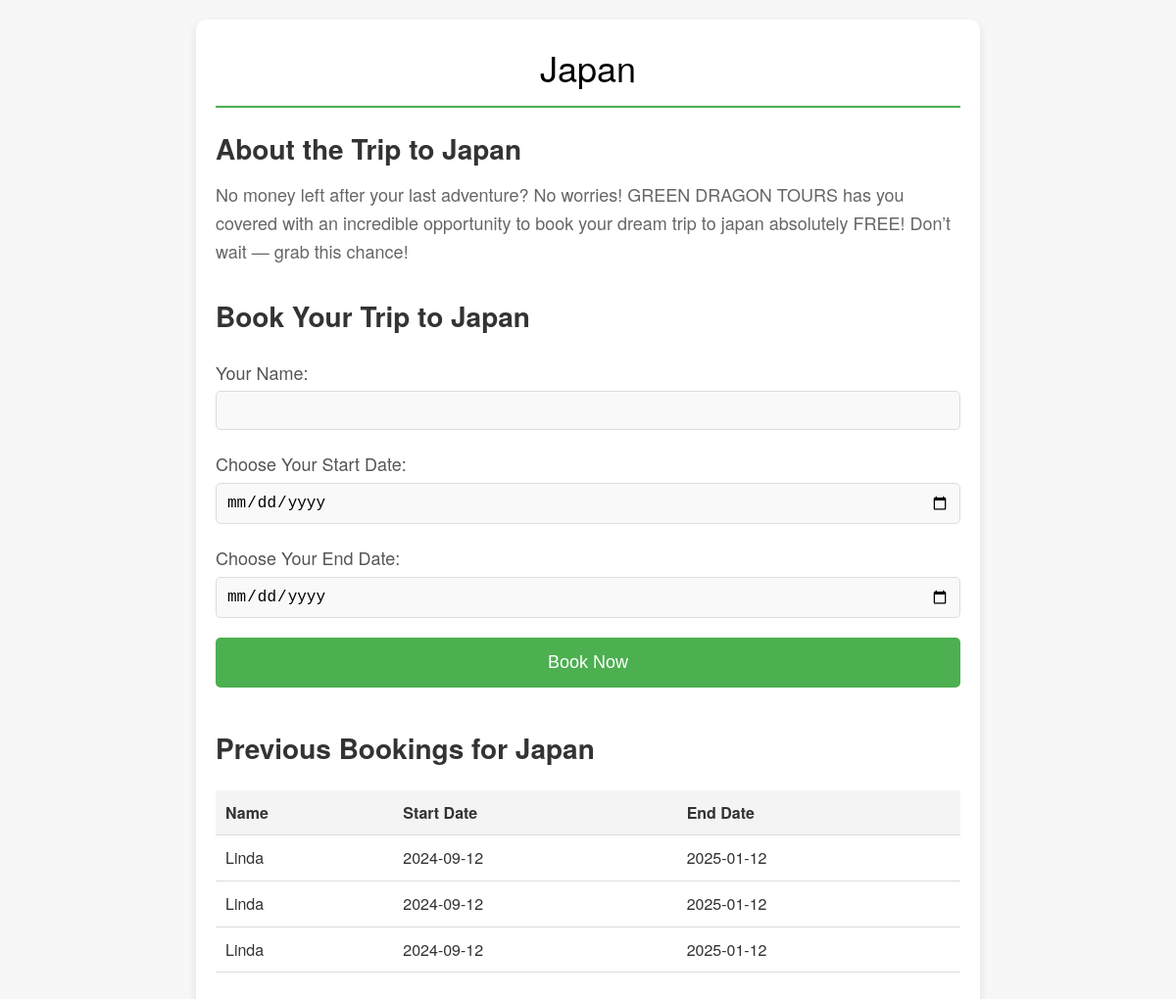
Screenshot of /destination/japan with the database file from the repository.
### app.py (models this page shows)
class Booking(db.Model):
    id = db.Column(db.Integer, primary_key = True)
    name = db.Column(db.String(80), unique = False, nullable = False)
    start_date = db.Column(db.String(80), unique = False, nullable = False)
    end_date = db.Column(db.String(80), unique = False, nullable = False)
    destination_name = db.Column(db.String(80), unique = False, nullable = False)

### app.py (the view)
@app.route('/destination/<destination_name>')
def trips(destination_name):
    bookings = Booking.query.filter_by(destination_name=destination_name).all()
    return render_template("destination.html", destination_name=destination_name, bookings=bookings)

### templates/destination.html (shortened to what this page needs)
<!doctype html>
<html lang="en">
<head>
    <link rel="stylesheet" href="/static/css/destination/destination_style.css">
</head>
<body>
    <div class="container">
        <header>
            <h1>{{ destination_name | capitalize }}</h1>
        </header>
        <section class="info">
            <h2>About the Trip to {{ destination_name | capitalize }}</h2>
            <p>
                No money left after your last adventure? No worries! GREEN DRAGON TOURS has you covered with an incredible opportunity to book your dream trip to {{ destination_name }} absolutely FREE! Don’t wait — grab this chance!
            </p>
        </section>
        <section class="booking">
            <h2>Book Your Trip to {{ destination_name | capitalize }}</h2>
            <form action="\book" method="post" class="booking-form">
                <label for="name">Your Name:</label>
                <input type="text" id="name" name="name" required>
                <label for="start-date">Choose Your Start Date:</label>
                <input type="date" id="start-date" name="start_date" required>
                <label for="end-date">Choose Your End Date:</label>
                <input type="date" id="end-date" name="end_date" required>
                <button type="submit">Book Now</button>
            </form>
        </section>
<section class="previous-bookings">
    <h2>Previous Bookings for {{ destination_name | capitalize }}</h2>
    <table>
        <thead>
            <tr>
                <th>Name</th>
                <th>Start Date</th>
                <th>End Date</th>
            </tr>
        </thead>
        <tbody>
            {% for booking in bookings %}
            <tr>
                <td>{{ booking.name }}</td>
                <td>{{ booking.start_date }}</td>
                <td>{{ booking.end_date }}</td>
            </tr>
            {% endfor %}
        </tbody>
    </table>
</section>
    </div>
</body>
</html>

### static/css/destination/destination_style.css (style rules this page uses)
* { margin: 0; padding: 0; box-sizing: border-box; }
body { font-family: 'Helvetica Neue', Arial, sans-serif; background-color: #f7f7f7; color: #333; line-height: 1.6; padding: 20px; }
.container { max-width: 800px; margin: 0 auto; padding: 20px; background-color: #fff; border-radius: 10px; box-shadow: 0 4px 10px rgba(0, 0, 0, 0.1); }
header { margin-bottom: 20px; }
header h1 { font-size: 36px; font-weight: 300; color: #000000; border-bottom: 2px solid #4CAF50; padding-bottom: 10px; text-align: center; }
section.info { margin-bottom: 30px; }
section.info h2 { font-size: 28px; color: #333; margin-bottom: 10px; }
section.info p { font-size: 18px; color: #666; }
section.booking h2 { font-size: 28px; color: #333; margin-bottom: 20px; }
.booking-form { display: flex; flex-direction: column; }
.booking-form label { font-size: 18px; margin-bottom: 5px; color: #555; }
.booking-form input[type="date"] { padding: 10px; font-size: 16px; margin-bottom: 20px; border: 1px solid #ddd; border-radius: 5px; background-color: #f9f9f9; }
.booking-form input[type="text"] { padding: 10px; font-size: 16px; margin-bottom: 20px; border: 1px solid #ddd; border-radius: 5px; background-color: #f9f9f9; }
.booking-form button { padding: 15px; font-size: 18px; color: #fff; background-color: #4CAF50; border: none; border-radius: 5px; cursor: pointer; transition: background-color 0.3s ease; }
.previous-bookings { margin-top: 40px; }
.previous-bookings h2 { font-size: 28px; color: #333; margin-bottom: 20px; }
table { width: 100%; border-collapse: collapse; margin-bottom: 20px; }
table th, table td { padding: 10px; text-align: left; border-bottom: 1px solid #ddd; color: #333; }
table th { background-color: #f4f4f4; font-weight: 600; }

### rows the page displays
Booking: name "Linda", start_date "2024-09-12", end_date "2025-01-12"
Booking: name "Linda", start_date "2024-09-12", end_date "2025-01-12"
Booking: name "Linda", start_date "2024-09-12", end_date "2025-01-12"

### other values shown
{{ destination_name | capitalize }} "Japan"
{{ destination_name }} "japan"
